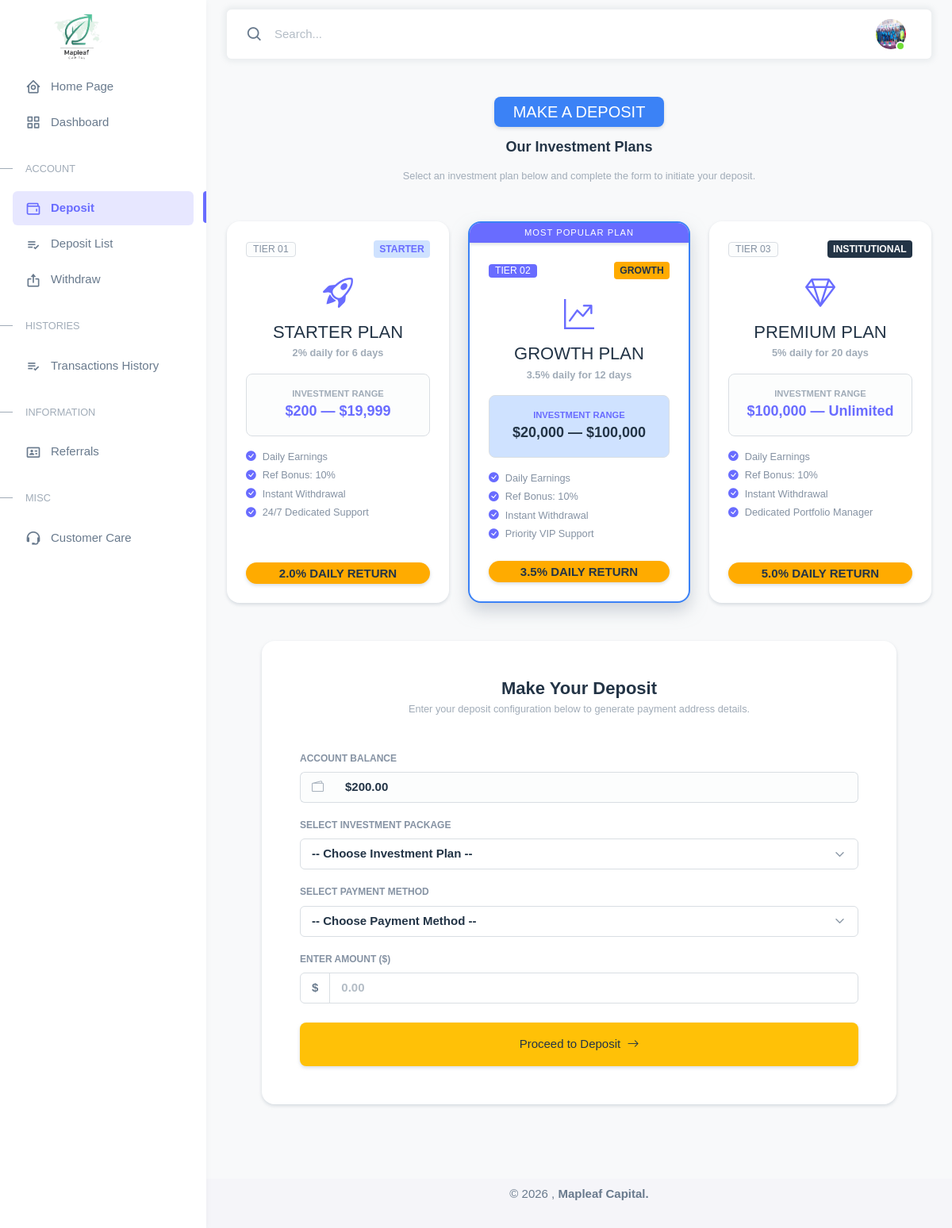
Screenshot of /my-account/portal/deposit.php (signed in) with the database file from the repository.
### tables this page shows
CREATE TABLE `registration` (
  `id` int(11) NOT NULL,
  `account_id` varchar(100) NOT NULL,
  `surname` varchar(200) NOT NULL,
  `firstname` varchar(200) NOT NULL,
  `middlename` varchar(200) NOT NULL,
  `sex` varchar(10) NOT NULL,
  `dob` varchar(50) NOT NULL,
  `address` varchar(500) NOT NULL,
  `email` varchar(200) NOT NULL,
  `phone` varchar(20) NOT NULL,
  `username` varchar(100) NOT NULL,
  `password` varchar(200) NOT NULL,
  `passport` varchar(200) NOT NULL,
  `bitcoin_address` varchar(500) DEFAULT NULL,
  `usdt_address` varchar(500) DEFAULT NULL,
  `eth_address` varchar(500) DEFAULT NULL,
  `usdcErc20_address` varchar(200) DEFAULT NULL,
  `usdtErc20_address` varchar(500) DEFAULT NULL,
  `tron_address` varchar(500) DEFAULT NULL,
  `account_balance` varchar(500) DEFAULT NULL,
  `ref` varchar(500) DEFAULT NULL,
  `total_referral_bonus` varchar(50) DEFAULT NULL,
  `last_login` varchar(100) DEFAULT NULL,
  `date_created` datetime NOT NULL DEFAULT current_timestamp()
);

### my-account/portal/deposit.php (the view, shortened to what the rows shown need)
<?php
include('connect.php');
$que = "select * from registration where username = '" . $_SESSION['account_user'] . "'";
$res = mysqli_query($conn, $que);
$row = mysqli_fetch_array($res);
?>
<!DOCTYPE html>
<html
  lang="en"
  class="light-style layout-menu-fixed"
  dir="ltr"
  data-theme="theme-default"
  data-assets-path="../assets/"
  data-template="vertical-menu-template-free">
<head>
  <link href="https://cdn.jsdelivr.net/npm/bootstrap@5.3.3/dist/css/bootstrap.min.css" rel="stylesheet">
  <link href="https://cdn.jsdelivr.net/npm/bootstrap-icons@1.11.3/font/bootstrap-icons.css" rel="stylesheet">
  <link rel="stylesheet" href="../assets/vendor/fonts/boxicons.css" />
  <link rel="stylesheet" href="../assets/vendor/css/core.css" class="template-customizer-core-css" />
  <link rel="stylesheet" href="../assets/vendor/css/theme-default.css" class="template-customizer-theme-css" />
  <link rel="stylesheet" href="../assets/css/demo.css" />
  <link rel="stylesheet" href="../assets/vendor/libs/perfect-scrollbar/perfect-scrollbar.css" />
  <link rel="stylesheet" href="../assets/vendor/libs/apex-charts/apex-charts.css" />
  <link rel="stylesheet" href="https://cdnjs.cloudflare.com/ajax/libs/font-awesome/6.5.0/css/all.min.css">
</head>
<body>
  <div class="layout-wrapper layout-content-navbar">
    <div class="layout-container">
      <div class="layout-page">
        <nav
          class="layout-navbar container-xxl navbar navbar-expand-xl navbar-detached align-items-center bg-navbar-theme"
          id="layout-navbar">
          <div class="navbar-nav-right d-flex align-items-center" id="navbar-collapse">
            <ul class="navbar-nav flex-row align-items-center ms-auto">
              <li class="nav-item navbar-dropdown dropdown-user dropdown">
                <a class="nav-link dropdown-toggle hide-arrow" href="javascript:void(0);" data-bs-toggle="dropdown">
                  <div class="avatar avatar-online">
                    <img src="../../<?php echo htmlspecialchars($row['passport'], ENT_QUOTES, 'UTF-8'); ?>" alt class="rounded-circle" />
                  </div>
                </a>
              </li>
            </ul>
          </div>
        </nav>
        <div class="content-wrapper">
          <div class="container py-5">
            <div class="card border-0 shadow-sm rounded-4 p-4 p-md-5 bg-white border" style="max-width: 800px; margin: 0 auto;">
              <form action="confirm_deposit" method="POST">
                <div class="mb-3">
                  <div class="input-group">
                    <span class="input-group-text bg-light border-end-0 text-muted"><i class="bi bi-wallet2"></i></span>
                    <input type="text" class="form-control bg-light border-start-0 fw-bold text-dark" id="accountBalance" name="accountBalance" value="<?php echo '$' . number_format($row['account_balance'] ?? 0, 2); ?>" readonly>
                  </div>
                </div>
              </form>
            </div>
          </div>
        </div>
        <br><br>
      </div>
    </div>
  </div>
</body>
</html>

### rows the page displays
registration: passport (picture), accountBalance "$200.00"
